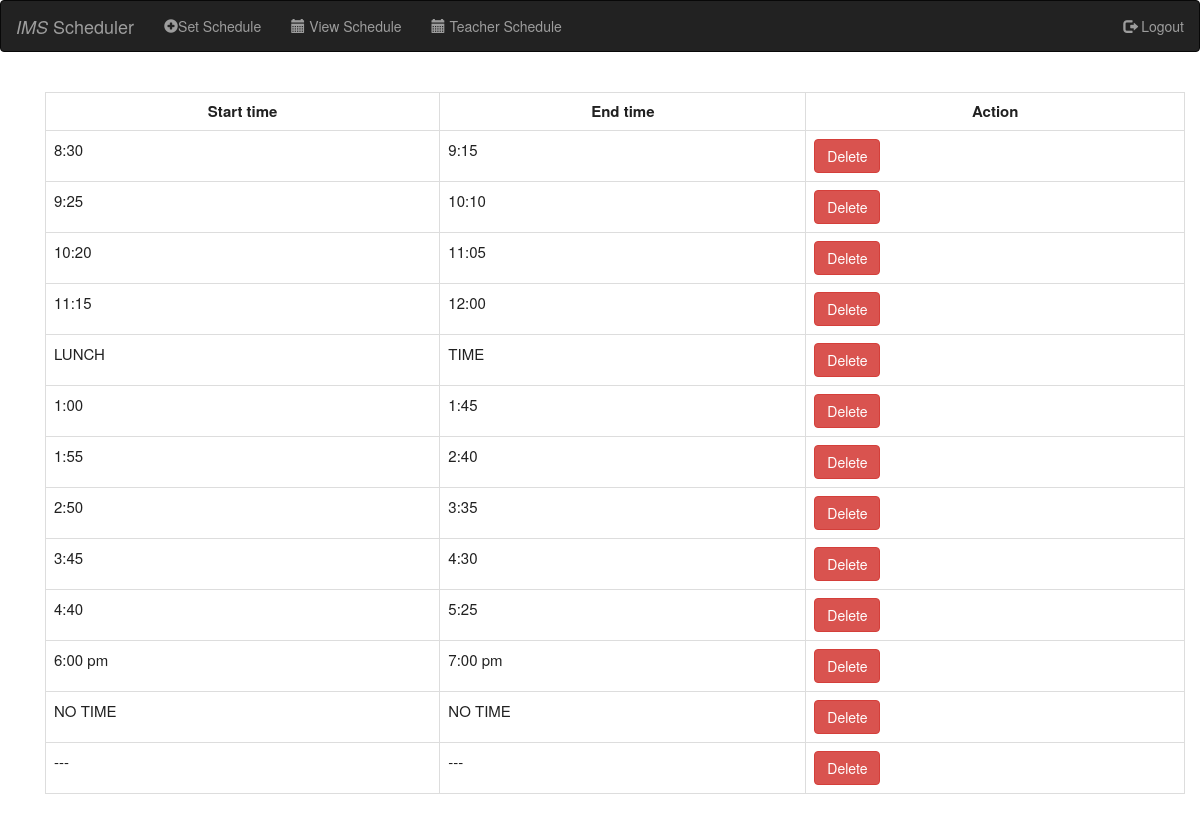
Page /timelist.php on the committed database.
### tables this page shows
CREATE TABLE `timer` (
  `id` int(11) NOT NULL,
  `start_time` varchar(250) NOT NULL,
  `end_time` varchar(250) NOT NULL
);

### timelist.php (the view, shortened to what this page needs)
<?php
include_once("header.php");
include_once("navbar.php");
?>
<html>
<head>
</head>
<body><br>
    <div class="container">
        <body>
            <?php
            echo "<tr>
            <td>";
            require 'databaasee.php';
            $query = "SELECT * FROM timer";
            $result = mysqli_query($connect, $query) or die(mysqli_error());
            echo "<div class='container'><table width='' class='table table-bordered' border='1' >
                            <tr>
                            <th>Start time</th>
							<th>End time</th>
                            <th>Action</th>
                            </tr>";
            while ($row = mysqli_fetch_assoc($result)) {
                echo "<tr>";
                echo "<td>" . $row['start_time'] . "</td>";
                echo "<td>" . $row['end_time'] . "</td>";
                echo "<td><form class='form-horizontal' method='post' action='timelist.php'>
                        <input name='id' type='hidden' value='" . $row['id'] . "';>
                        <input type='submit'id='submit' class='btn btn-danger' name='delete' value='Delete'>
                        </form></td>";
                echo "</tr>";
            }
            echo "</table>";
            echo "</td>
        </tr>";
            ?>
    </div>
</body>
</html>
<?php
include_once("footer.php");
?>

### style.css (style rules this page uses)
.table, th, td { border: 1px solid rgb(0, 0, 0); border-collapse: collapse; color: #212121; font-size: 15px; }
th, td { background-color: #ffffff; }

### timelist.php (style rules this page uses)
body { background-image: url(); background-color: white; }
th { text-align: center; }
tr { height: 30px; }
td { padding-top: 5px; padding-left: 20px; padding-bottom: 5px; height: 20px; }

### rows in the picture
timer: start_time "8:30", end_time "9:15"
timer: start_time "9:25", end_time "10:10"
timer: start_time "10:20", end_time "11:05"
timer: start_time "11:15", end_time "12:00"
timer: start_time "LUNCH", end_time "TIME"
timer: start_time "1:00", end_time "1:45"
timer: start_time "1:55", end_time "2:40"
timer: start_time "2:50", end_time "3:35"
timer: start_time "3:45", end_time "4:30"
timer: start_time "4:40", end_time "5:25"
timer: start_time "6:00 pm", end_time "7:00 pm"
timer: start_time "NO TIME", end_time "NO TIME"
timer: start_time "---", end_time "---"
